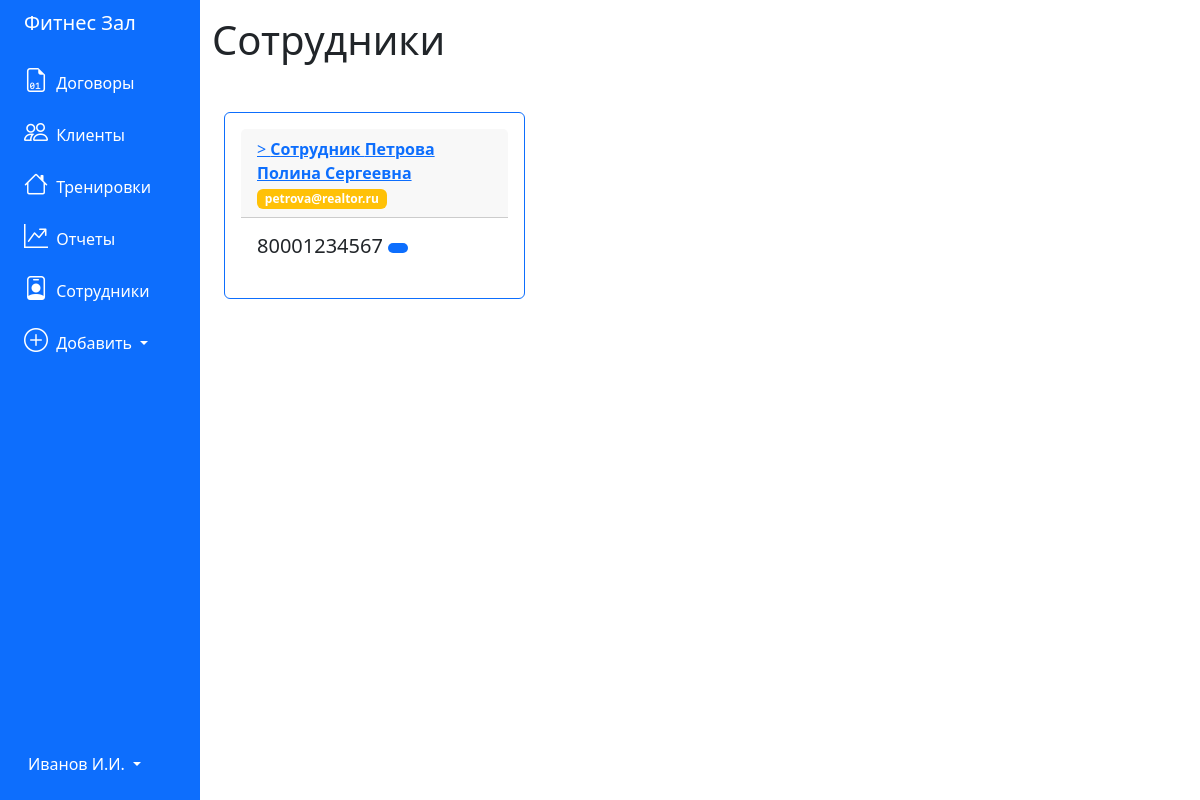
The page /employees on the database its author committed.
### tables this page shows
CREATE TABLE 'employees' (
	"id_employee" INTEGER PRIMARY KEY AUTOINCREMENT,
	'name' TEXT,
	'email' TEXT,
	'phone_number' TEXT,
	'position' TEXT,
	'department' TEXT,
	'chief_id' INTEGER
);

### app.py (the view)
@app.route('/employees')
def employees():
    conn = get_db_connection()
    pos = conn.execute("""SELECT * FROM employees""").fetchall()
    conn.close()
    return render_template('employees.html', employees=pos)

### app.py (called while the page is built)
def get_db_connection():
    conn = sqlite3.connect('../pythonProject4/database.db')
    conn.row_factory = sqlite3.Row
    return conn

### templates/employees.html
{% extends 'base.html' %}
{% block content %}
<h1>{% block title %} Сотрудники {% endblock %}</h1>
<div class="container mt-5 mb-3">
    <div class="row">
        {% for employee in employees %}
        <div class="col-md-4">
            <div class="card p-3 mb-2 border-primary">
                <div class="card-header">
                    <a href="{{ url_for('employee', employee_id=employee['id_employee']) }}">>
                        <b>Сотрудник {{ employee['name'] }}</b>
                    </a>
                    <br>
                    <span class="badge bg-warning">{{ employee['email'] }}</span>
                </div>
                <div class="card-body">
                    <h5 class="card-title">{{ employee['phone_number'] }} <span class="badge bg-primary">{{
                            employee['passport'] }} </span></h5>
                </div>
            </div>
        </div>
        {% endfor %}
    </div>
</div>
{% endblock %}

### rows shown on the page
employees: name "Петрова Полина Сергеевна", email "petrova@realtor.ru", phone_number "80001234567"
